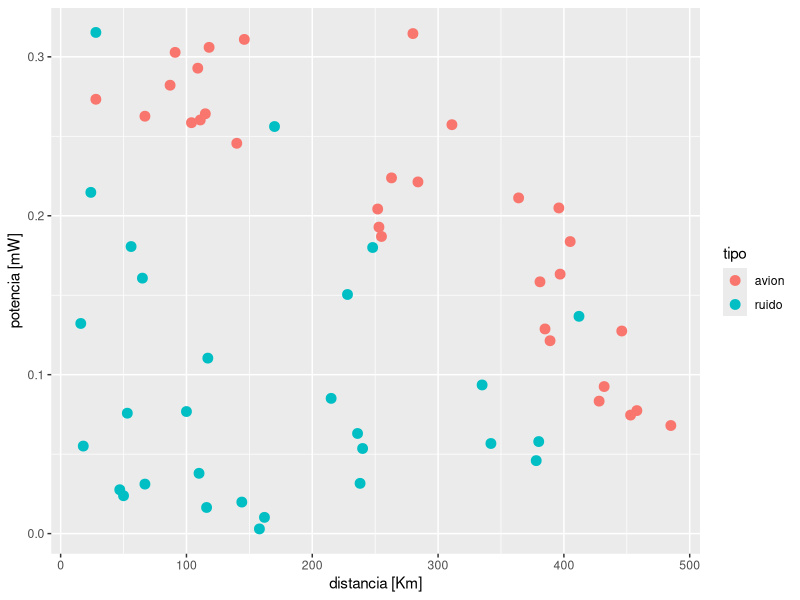
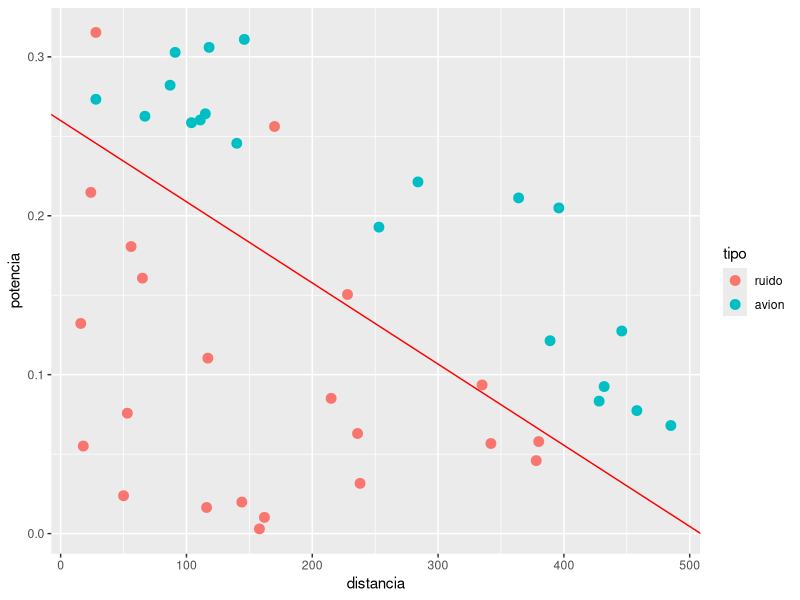
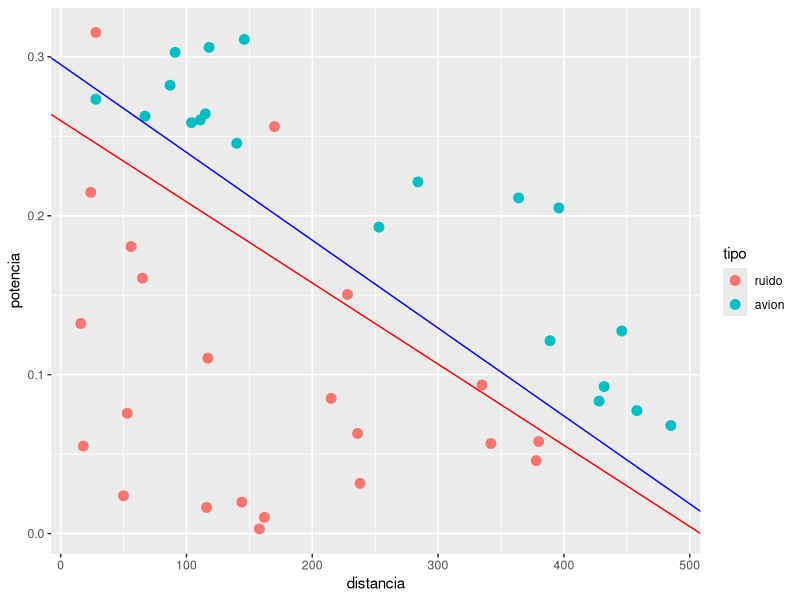
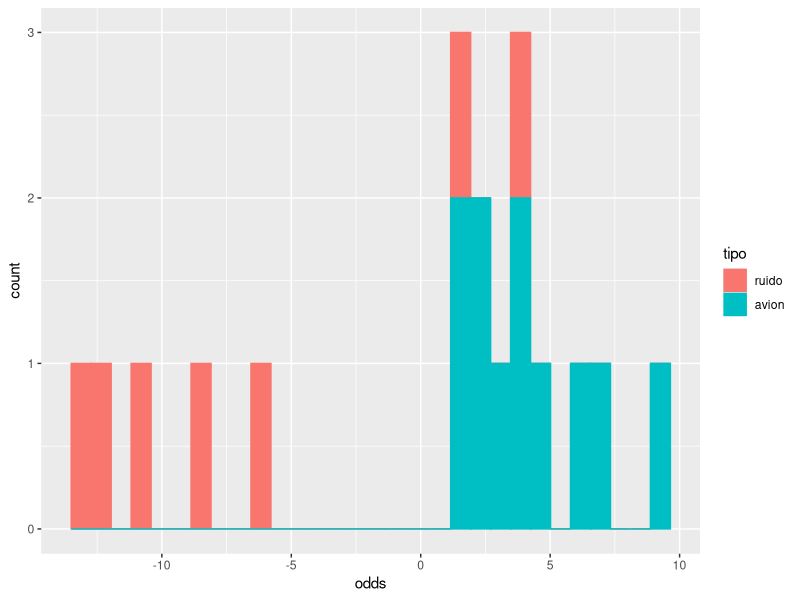
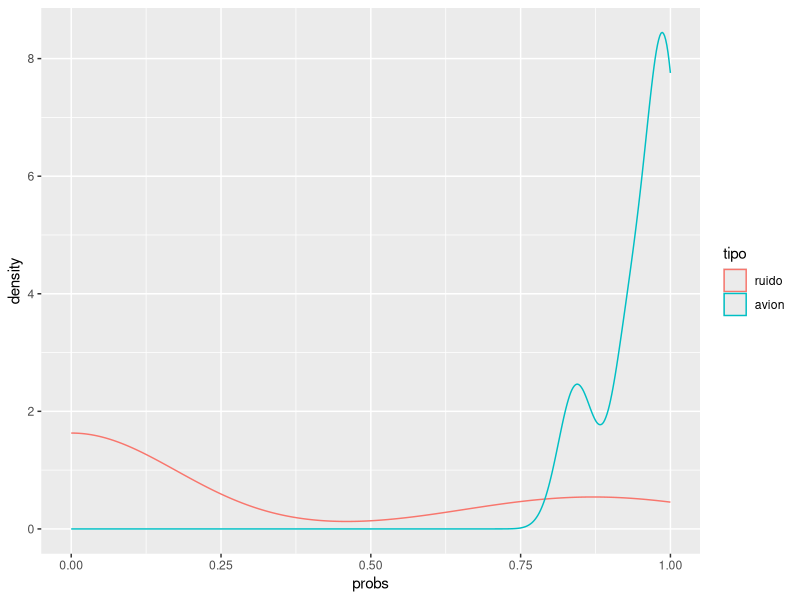
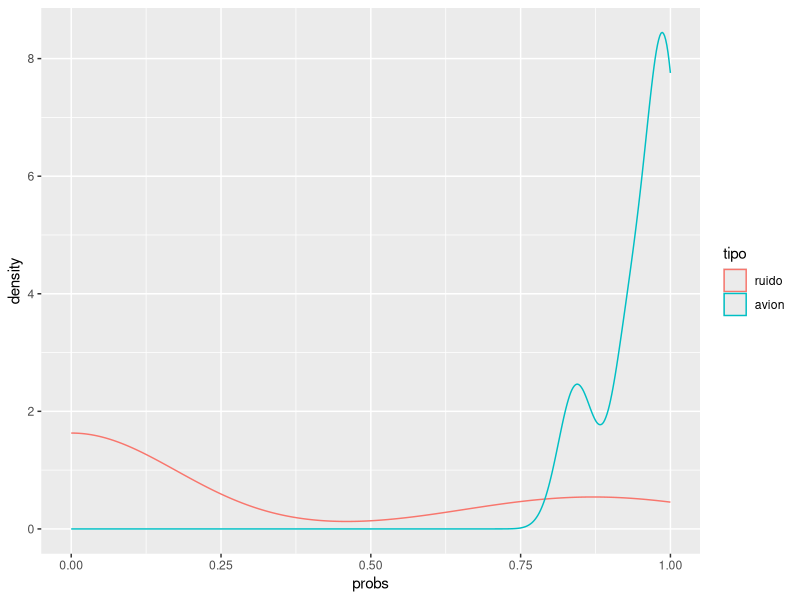
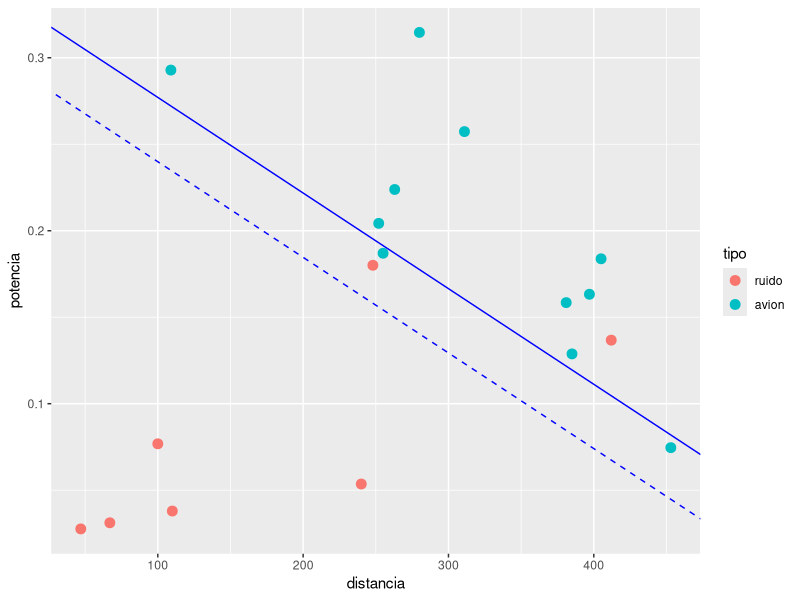
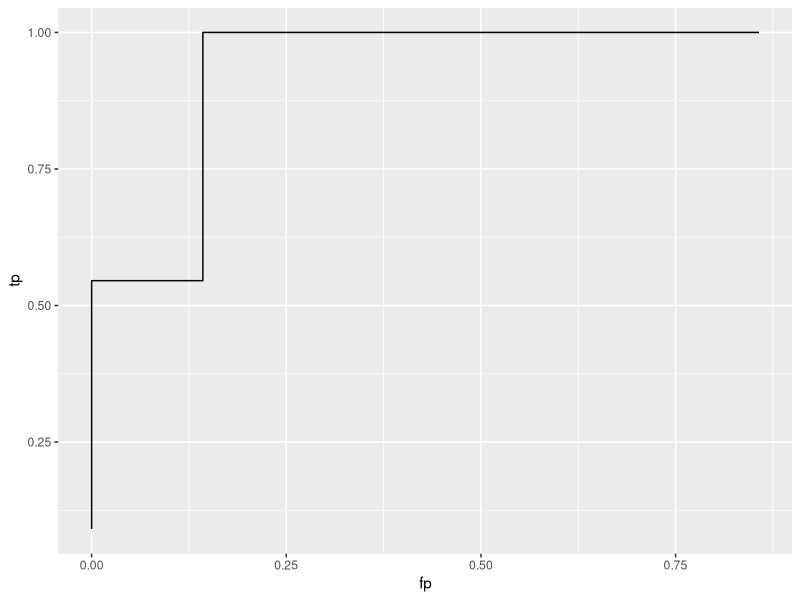

Write the R code that produced these figures, in order.
## ---- chunk 1
options(repr.plot.height=4,repr.plot.width=8,repr.plot.res = 300)

library(ggplot2)

radar<-read.csv("data/radar-lite.csv", stringsAsFactors = T)
summary(radar)
## ---- chunk 2
ggplot(radar,aes(x=distancia,y=potencia,color=tipo))+geom_point(size=3)+
 ylab("potencia [mW]")+xlab("distancia [Km]")
## ---- chunk 3
# usamos relevel para asignar el primer valor del factor a ruido. 

radar$tipo <- relevel(radar$tipo,ref="ruido")


radar$tipo.n[radar$tipo=="avion"] <- 1
radar$tipo.n[radar$tipo=="ruido" ]<- 0

summary(radar)
## ---- chunk 4
set.seed(1)
set.seed(2)

# Definimos los dataframes para test y training. 
itrain <- sample(1:nrow(radar),round(nrow(radar)*0.7))

radar.train<- radar[itrain,]
radar.test <- radar[-itrain,]

# calculamos la regresión lineal. 
modellm<-lm(data=radar.train,formula=tipo.n~distancia+potencia)
beta<-modellm$coefficients

ggplot(radar.train,aes(x=distancia,y=potencia,color=tipo))+geom_point(size=3)+
 geom_abline(intercept = (0.5-beta[1])/beta[3],slope = -beta[2]/beta[3], color="red" )
## ---- chunk 5
summary(radar.train)
summary(radar.test)
## ---- chunk 6
model <- glm(data=radar.train, formula=tipo~distancia+potencia, family=binomial(link='logit'))

betalg <- model$coefficients

ggplot(radar.train,aes(x=distancia, y=potencia, color=tipo)) + 
  geom_point(size=3) +
  geom_abline(intercept = (0.5-beta[1])/beta[3],slope = -beta[2]/beta[3], color="red" )    +
  geom_abline(intercept = -betalg[1]/betalg[3],slope = -betalg[2]/betalg[3], color="blue" )
## ---- chunk 7
out <- radar.test

# añadimos una columna y con la predicción del modelo. 
out$logodds <- predict(model,radar.test)

ggplot(out, aes(x=logodds, color=tipo)) + 
  geom_histogram(aes(fill=tipo)) + 
  xlab("odds")
## ---- chunk 8
out<-radar.test

out["logodds"] <- predict(model, radar.test)
out["probs"] <- 1/(1+exp(-out["logodds"]))

#Así tendríamos una función de densidad de la probabilidad: 
ggplot(out,aes(x=probs,color=tipo))+geom_density()
## ---- chunk 9
# también podemos obtener la probabilidad directamente si añadimos como parámetro "response" dentro de la función predict. 

out["probs"] <- predict (model,radar.test, type="response")

ggplot(out,aes(x=probs,color=tipo))+geom_density()
## ---- chunk 10
# inicializo una matriz de 2*2 con valores 0 (aunque no es necesario para usar table). 
# la función rep repite un valor (0) el número indicado de veces (4)

M <- matrix(rep(0,4),ncol = 2)
## ---- chunk 11
#guardamos la predicción del modelo en el vector radar_pred. 
radar_pred <- predict(model, radar.test)

#defino un valor umbral (que separa los valores sobre log(Odds)):
umbral <- 2
## ---- chunk 12
#usando el umbral definido, convierto los valores del vector anterior (radar_pred) en un factor avion/ruido. 

y_est = factor( ifelse(radar_pred < umbral, 0, 1), labels=c("ruido","avion"))

## ---- chunk 13
#ya puedo calcular la matriz de confusión:

M = table(real=radar.test$tipo, predicho=y_est)
## ---- chunk 14
#pintamos los dos modelos)
ggplot(radar.test,aes(x=distancia,y=potencia,color=tipo)) + 
  geom_point(size=3) + 
  geom_abline(intercept=(-betalg[1])/betalg[3], slope=-betalg[2]/betalg[3], color="blue", linetype="dashed") +
  geom_abline(intercept = (umbral-betalg[1])/betalg[3],slope = -betalg[2]/betalg[3], color="blue" )
## ---- chunk 15
umbral<- -10
radar_pred  <-predict(model,radar.test)

df_preds<-data.frame(pred=radar_pred,
                     tipo_pred=factor(ifelse(radar_pred < umbral,0,1),labels=c("ruido","avion")),
                     tipo_real=radar.test$tipo)
df_preds<-df_preds[order(df_preds$pred, decreasing=FALSE),]

M<-table(df_preds$tipo_real,df_preds$tipo_pred)
 #table(real=radar.test$tipo,elegimos=y_est)

#Recall, Exhaustividad, Tasa Verdadero positivo
truePositive<-M[2,2]/(M[2,2]+M[2,1]) 

#Tasa Falso positivo
falsePositive<-M[1,2]/(M[1,2]+M[1,1])
paste("tp:",truePositive,"  fp:",falsePositive)
M

df_preds
## ---- chunk 16
calctp_fp<-function(y_predict,y_real,th){
    y_est<-ifelse(y_predict<th,0,1)

    M<-table(y_real,y_est)
    #print(M)
    if (ncol(M)==2 && nrow(M)==2){
        truePositive<-M[2,2]/(M[2,2]+M[2,1])                     
        falsePositive<-M[1,2]/(M[1,2]+M[1,1])
        c(tp=truePositive,fp=falsePositive)
    }else{
        c(tp=NA,fp=NA)
    }
}
## ---- chunk 17
calctp_fp(df_preds$pred,df_preds$tipo_real,th=-1)
## ---- chunk 18
dfROC<-data.frame(th=unique(df_preds$pred),tp=NA,fp=NA,model="model1")

#for (th in seq(min(df_preds$pred),max(df_preds$pred),length.out=10)){
#    calctp_fp(df_preds$pred,df_preds$tipo_real,th=th)
#}
for (i in 1:nrow(dfROC)){
    v<-calctp_fp(df_preds$pred,df_preds$tipo_real,th=dfROC$th[i])
    dfROC$tp[i]<-v["tp"]
    dfROC$fp[i]<-v["fp"]
}
ggplot(data=dfROC,aes(x=fp,y=tp))+geom_path()
## ---- chunk 19
radar_big<-read.csv("data/radar.csv", stringsAsFactors = T)
radar_big$tipo<-relevel(radar_big$tipo,ref="ruido")

set.seed(123)
itrain<-sample(1:nrow(radar_big),round(nrow(radar_big)*0.7))
radar_big.train<- radar_big[itrain,]
radar_big.test <- radar_big[-itrain,]
summary(radar_big.train)
summary(radar_big.test)
## ---- chunk 20
model_radar1<-glm(data=radar_big.train,formula=tipo~distancia+potencia,family=binomial(link='logit'))
## ---- chunk 21

df_preds<-data.frame(pred=predict(model_radar1,radar_big.test),                     
                     tipo_real=radar_big.test$tipo)

dfROC<-data.frame(th=unique(df_preds$pred),tp=NA,fp=NA,model="model1")
dfROC<-dfROC[order(dfROC$th),]


for (i in 1:nrow(dfROC)){
    v<-calctp_fp(df_preds$pred,df_preds$tipo_real,th=dfROC$th[i])
    dfROC$tp[i]<-v["tp"]
    dfROC$fp[i]<-v["fp"]
}
ggplot(data=dfROC,aes(x=fp,y=tp))+geom_path()
## ---- chunk 22
library(ROCR)

#p<-predict(model_radar1,radar_big.test,type="response")
p<-predict(model_radar1,radar_big.test)

pr <- prediction(p, radar_big.test$tipo,  label.ordering=c("ruido","avion"))
prf <- performance(pr, measure = "tpr", x.measure = "fpr")
plot(prf, colorize=TRUE)
## ---- chunk 23
model_radar2<-glm(data=radar_big.train,formula=tipo~I(distancia^2)+
                  potencia,family=binomial(link='logit'))
summary(model_radar2)
## ---- chunk 24
p<-predict(model_radar2,radar_big.test)
pr2 <- prediction(p, radar_big.test$tipo,label.ordering=c("ruido","avion"))
prf2 <- performance(pr2, measure = "tpr", x.measure = "fpr")

plot(prf) 
lines(prf2@x.values[[1]], prf2@y.values[[1]], col = 'red')
legend(0.5,0.8,c("tipo~distancia+potencia","tipo~I(distancia^2)+potencia"), pch=c("-","-"),col=c("black","red"), y.intersp = 2)
## ---- chunk 25
?performance
## ---- chunk 26
prf <- performance(pr, measure = "prec", x.measure = "rec", label.ordering=c("ruido","avion"))
plot(prf,colorize=TRUE)
## ---- chunk 27
pauc1<-performance(pr, measure = "auc", label.ordering=c("ruido","avion"))
pauc1@y.values[[1]]
## ---- chunk 28
pauc2<-performance(pr2, measure = "auc", label.ordering=c("ruido","avion"))
pauc2@y.values[[1]]
## ---- chunk 29
#library(pROC)
rocobj1 <- pROC::roc(
    radar_big.test$tipo,
    predict(model_radar1,radar_big.test))

rocobj2 <- pROC::roc(
    radar_big.test$tipo,
    predict(model_radar2,radar_big.test),
    levels=c("ruido","avion"),direction="<")


#plot(rocobj1, print.auc = TRUE, col = "blue")
#plot(rocobj2, print.auc = TRUE, col = "green", print.auc.y = .4, add = TRUE)

pROC::ggroc(list(model1=rocobj1, model2=rocobj2), alpha = 0.5, size = 2)+ xlab("1-FPR") + ylab("TPR") +
geom_abline(slope = 1 ,intercept = 1, alpha=0.5) +
  scale_colour_manual(values = c("red",  "#0000FF") ,name="Modelo", 
                      labels=c(paste0("Modelo1. AUC:",pROC::auc(rocobj1)),
                               paste0("Modelo2. AUC:",pROC::auc(rocobj2))))
